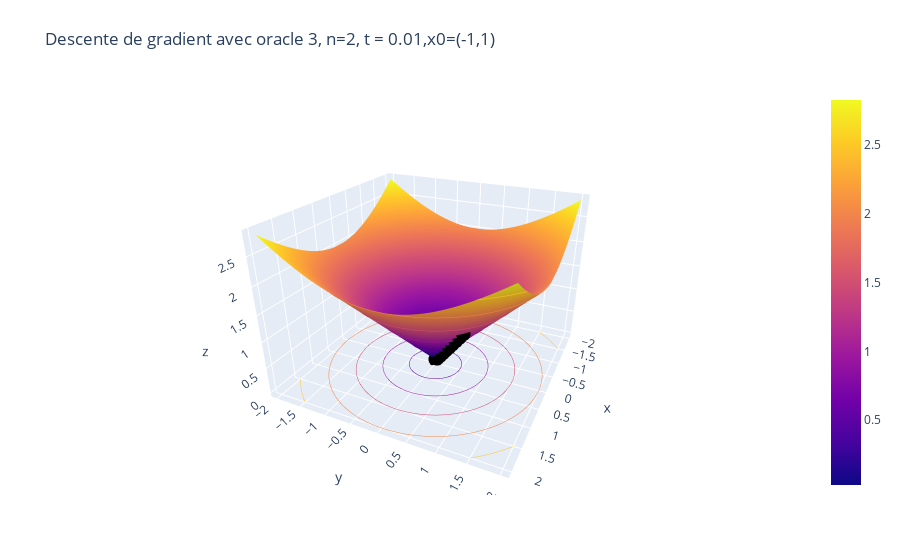

The code cell stored with this chart in its notebook:
### Code cell
visualisation(oracle_3,-2,2,np.array(Listes["oracle 3, t=0.01,n=2"]),'Descente de gradient avec oracle 3, n=2, t = 0.01,x0=(-1,1)')
